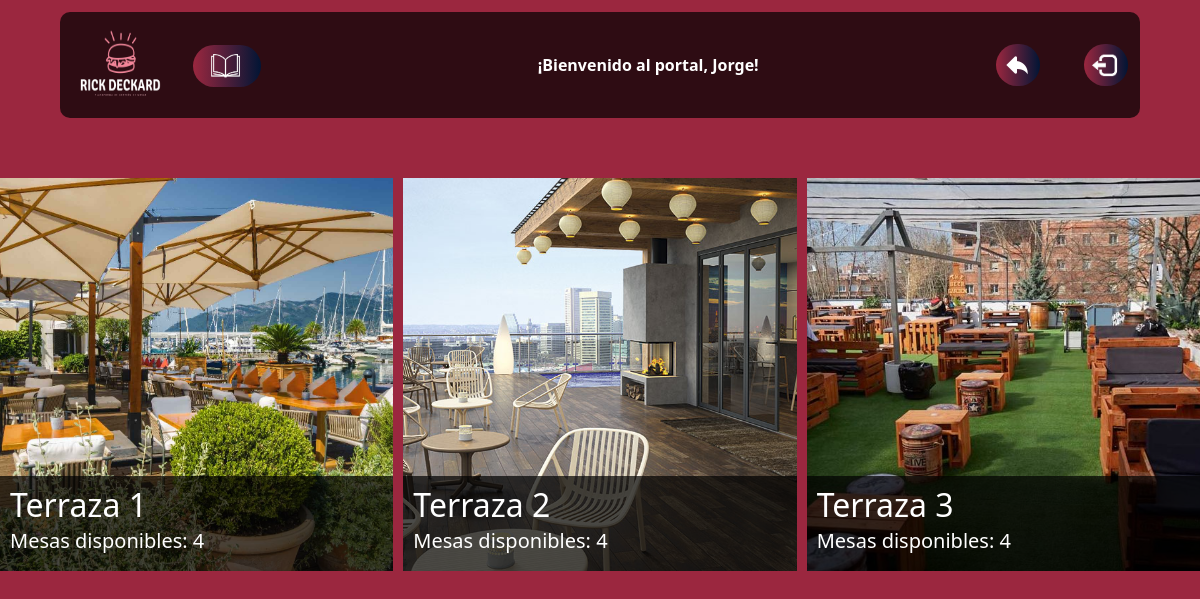
Screenshot of /mostrar.php?id=Terraza (signed in) with the database file from the repository.
### tables this page shows
CREATE TABLE salas (
    id_sala INT PRIMARY KEY AUTO_INCREMENT,
    nombre_sala VARCHAR(255),
    tipo_sala VARCHAR(50),          
    capacidad INT                   
);

### mostrar.php (the view, shortened to what this page needs)
<!DOCTYPE html>
<html lang="en">
<head>
    <?php
    if ($_GET['id'] == "Menjador" || $_GET['id'] == "Privada" || $_GET['id'] == "Terraza") {
        $style = $_GET['id'];
    } else {
        header("Location: ./home.php");
    }
    echo '<link rel="stylesheet" href="./css/' . $style . '.css">';
    ?>
    <link href="https://cdn.jsdelivr.net/npm/bootstrap@5.0.2/dist/css/bootstrap.min.css" rel="stylesheet">
</head>
<body>
    <nav class="navbar navbar-light bg-lights position-top">
        <div class="container">
            <div>
                <a class="navbar-brand " href="./home.php">
                    <img src="./img/LOGORICK _Blanco.png" alt="" width="100" height="90">
                    <a href="./registro.php"><button class="atrasboton"><img class="atrasimg" src="./img/libro.png" alt=""></button></a>
                </a>
            </div>
            <div class="saludo">
                <b style="color:white">¡Bienvenido al portal, <?php echo $_SESSION['user'];?>!</b>
            </div>
            <div>
                <a href="./home.php"><button class="atrasboton"><img class="atrasimg" src="./img/atras.png" alt=""></button></a>
                <a href="./inc/salir.php"><button class="logoutboton"><img class="logoutimg" src="./img/LOGOUT.png" alt=""></button></a>
            </div>
        </div>
    </nav>
    <?php
    if (!isset($_SESSION['id'])) {
        header("Location: ./index.php");
        exit;
    } else if (isset($_GET['logout'])) {
        session_destroy();
        header("Location: ./index.php");
        exit;
    } else {
        include './inc/conexion.php';
        $id = trim(htmlspecialchars($_GET['id']));
        if ($id == "Privada") {
            $sql = 'SELECT distinct s.id_sala, m.id_mesa, m.numero_mesa, s.nombre_sala, s.capacidad, s.tipo_sala, m.estado FROM salas s INNER JOIN mesas m ON s.id_sala = m.id_sala  WHERE s.tipo_sala = "Privada";';
            $stmt = $pdo->prepare($sql);
        } else {
            $sql = "SELECT s.*,
                    (SELECT COUNT(numero_mesa) FROM mesas WHERE mesas.id_sala = s.id_sala AND mesas.estado = 'libre') AS contador
                    FROM salas s
                    WHERE s.tipo_sala = :id;";
            $stmt = $pdo->prepare($sql);
            $stmt->bindParam(':id', $id, PDO::PARAM_STR);
        }
        $stmt->execute();
        $res = $stmt->fetchAll(PDO::FETCH_ASSOC);
        echo '<div class="image-grid">';
        foreach ($res as $sala) {
            if (!($id == "Privada")) {
                echo '<a href="./mesas.php?id=' . $sala['id_sala'] . '">
                <div class="image-item"><img src="./img/' . $sala['nombre_sala'] . '.jpg" alt="Imagen ' . $sala['id_sala'] . '">
                <div class="image-text"><h2>' . $sala['nombre_sala'] . '</h2><h5>Mesas disponibles: ' . $sala['contador'] . '</h5>';
            }
            echo '</div>';
            echo '</div></a>';
        }
    }
    ?>
</body>
</html>

### css/terraza.css (style rules this page uses)
* { box-sizing: border-box; margin: 0; padding: 0; }
.navbar { margin-top: 1%; margin-right: 5%; margin-left: 5%; border-radius: 10px; }
.saludo { color: white; }
.logoutboton { color: white; background: linear-gradient(to right, #9B273F, #011535); border: none; border-radius: 4vh; cursor: pointer; transition: all 0.3s ease 0s; }
.logoutimg { height: 4vh; margin: 0.6vh; margin-right: 0.9vh; transition: all 0.3s ease 0s; }
.bg-lights { background-color: rgba(0, 0, 0, 0.7) !important; }
body { font-family: Arial, sans-serif; line-height: 1.6; background-color: #9B273F !important; background-position: center; background-repeat: no-repeat; background-size: cover; }
.atrasboton { color: white; background: linear-gradient(to right, #9B273F, #011535); border: none; border-radius: 4vh; cursor: pointer; transition: all 0.3s ease 0s; margin-right: 5vh; }
.atrasimg { height: 4vh; margin: 0.6vh; margin-right: 0.9vh; transition: all 0.3s ease 0s; }
.image-grid { display: grid; grid-template-columns: repeat(3, 1fr); gap: 10px; margin: 0 auto; height: 85vh; padding-top: 5%; width: 150vh; }
.image-item { position: relative; width: 100%; padding-bottom: 100%; overflow: hidden; transition: transform 0.3s ease-in-out; }
.image-item img { position: absolute; top: 0; left: 0; width: 100%; height: 100%; object-fit: cover; }
.image-text { position: absolute; bottom: 0; left: 0; width: 100%; background-color: rgba(0, 0, 0, 0.7); color: white; padding: 10px; box-sizing: border-box; }
.image-text h2 { margin-bottom: 5px; }

### rows the page displays
salas: nombre_sala (picture), nombre_sala "Terraza 1", contador "4"
salas: nombre_sala (picture), nombre_sala "Terraza 2", contador "4"
salas: nombre_sala (picture), nombre_sala "Terraza 3", contador "4"

### other values shown
$_SESSION['user'] "Jorge"
